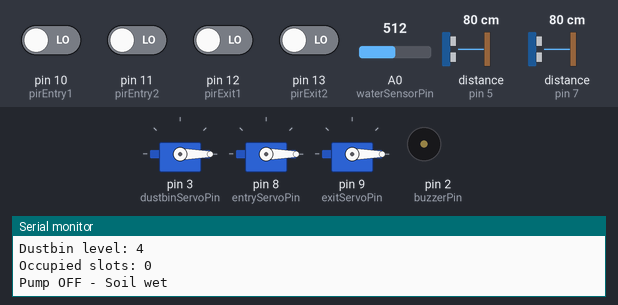
Simulated run of this sketch. Board: Arduino Uno, built with avr-gcc and run on an emulated ATmega328P. Shown: 3 × servo, buzzer (waves = sounding, pin HIGH), the last lines printed to the serial monitor. Wiring (inferred from the names in the program): 2 × ultrasonic range finder: trigger pin 4, echo pin 5 / trigger pin 6, echo pin 7. Inputs (shaded band) come from the test bench; at power-on: pin 10 (pirEntry1), pin 11 (pirEntry2), pin 12 (pirExit1), pin 13 (pirExit2) LOW, A0 (waterSensorPin) = 512, distance to the obstacle (sensors on pin 5, pin 7) 80 cm. The echo pulse lasts 58.3 µs per cm; pins used as bus, display or sensor lines are not drawn.

Above: at 2.3 s.
2.4 s: pin 10 (pirEntry1) driven HIGH
At 3.7 s:
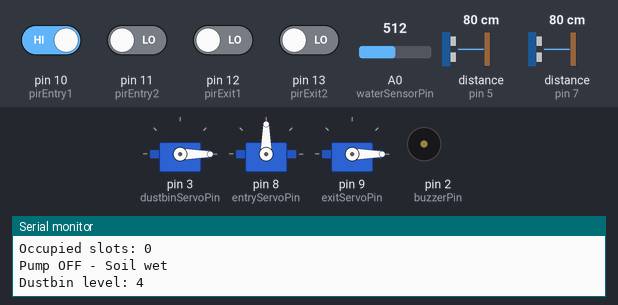
7.5 s: pin 12 (pirExit1) driven HIGH
At 12.2 s:
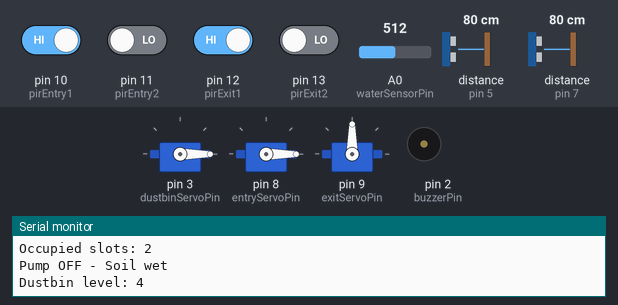
18.6 s: pin 11 (pirEntry2) driven HIGH
Timing chart, 0 to 24.8 s (numbered marks = the images above; inputs shaded):
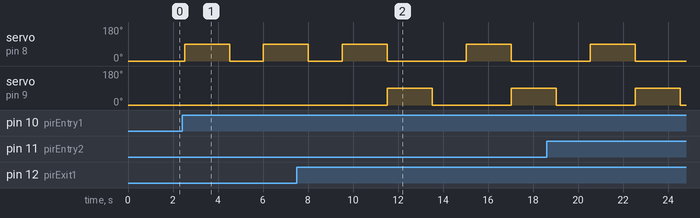

The sketch:

HOME5a.ino
```cpp
#include <Servo.h>

// ------------------- AUTOMATIC DUSTBIN -------------------

// Dustbin servo
Servo dustbinServo;
int dustbinServoPin = 3;

// Ultrasonic sensors for dustbin
const int trigBinPin = 4;
const int echoBinPin = 5;       // For object detection (lid)
const int trigLevelPin = 6;
const int echoLevelPin = 7;     // For fill level detection

// Dustbin variables
const int dustbinHeight = 8; // in cm
int dustbinLevel = 0; // 0: empty, 1: quarter, 2: half, 3: three-quarter, 4: full
bool lidOpen = false;

// ------------------- SMART PARKING -------------------

// Parking servos
Servo entryServo;
Servo exitServo;
int entryServoPin = 8;
int exitServoPin = 9;

// PIR sensors
const int pirEntry1 = 10;
const int pirEntry2 = 11;
const int pirExit1 = 12;
const int pirExit2 = 13;

// Parking variables
int totalSlots = 4;
int occupiedSlots = 0;
const int buzzerPin = 2;

// ------------------- SMART IRRIGATION -------------------

// Water/soil sensor
const int waterSensorPin = A0;
const int pumpRelayPin = 7; // Relay connected to pump

// ------------------- SETUP -------------------
void setup() {
  Serial.begin(9600);

  // Dustbin setup
  dustbinServo.attach(dustbinServoPin);
  pinMode(trigBinPin, OUTPUT);
  pinMode(echoBinPin, INPUT);
  pinMode(trigLevelPin, OUTPUT);
  pinMode(echoLevelPin, INPUT);

  // Parking setup
  entryServo.attach(entryServoPin);
  exitServo.attach(exitServoPin);
  pinMode(pirEntry1, INPUT);
  pinMode(pirEntry2, INPUT);
  pinMode(pirExit1, INPUT);
  pinMode(pirExit2, INPUT);
  pinMode(buzzerPin, OUTPUT);

  // Irrigation setup
  pinMode(waterSensorPin, INPUT);
  pinMode(pumpRelayPin, OUTPUT);

  // Initialize servos
  dustbinServo.write(0);
  entryServo.write(0);  // Closed
  exitServo.write(0);   // Closed
}

// ------------------- HELPER FUNCTIONS -------------------

// Measure distance from ultrasonic sensor
long measureDistance(int trigPin, int echoPin){
  digitalWrite(trigPin, LOW);
  delayMicroseconds(2);
  digitalWrite(trigPin, HIGH);
  delayMicroseconds(10);
  digitalWrite(trigPin, LOW);
  long duration = pulseIn(echoPin, HIGH);
  long distance = duration * 0.034 / 2;
  return distance;
}

// Dustbin lid control
void controlDustbinLid() {
  long objectDist = measureDistance(trigBinPin, echoBinPin);
  long fillDist = measureDistance(trigLevelPin, echoLevelPin);

  // Determine fill level
  if(fillDist >= dustbinHeight*0.75) dustbinLevel = 0; // empty
  else if(fillDist >= dustbinHeight*0.5) dustbinLevel = 1; // quarter
  else if(fillDist >= dustbinHeight*0.25) dustbinLevel = 2; // half
  else if(fillDist > 0) dustbinLevel = 3; // three-quarter
  else dustbinLevel = 4; // full

  Serial.print("Dustbin level: ");
  Serial.println(dustbinLevel);

  // Control lid
  if(objectDist <= 5 && dustbinLevel < 4) {
    if(!lidOpen) {
      dustbinServo.write(90);
      lidOpen = true;
    }
  } else {
    if(lidOpen) {
      dustbinServo.write(0);
      lidOpen = false;
    }
  }
}

// Smart parking control
void controlParking() {
  bool entryDetected = digitalRead(pirEntry1) || digitalRead(pirEntry2);
  bool exitDetected = digitalRead(pirExit1) || digitalRead(pirExit2);

  // Entry logic
  if(entryDetected) {
    if(occupiedSlots < totalSlots) {
      entryServo.write(90); // Open
      delay(2000);
      entryServo.write(0);  // Close
      occupiedSlots++;
    } else {
      digitalWrite(buzzerPin, HIGH); // Parking full
      delay(500);
      digitalWrite(buzzerPin, LOW);
    }
  }

  // Exit logic
  if(exitDetected && occupiedSlots > 0) {
    exitServo.write(90); // Open
    delay(2000);
    exitServo.write(0);  // Close
    occupiedSlots--;
  }

  Serial.print("Occupied slots: ");
  Serial.println(occupiedSlots);
}

// Smart irrigation control
void controlIrrigation() {
  int waterLevel = analogRead(waterSensorPin);

  if(waterLevel < 500) { // adjust threshold depending on sensor
    digitalWrite(pumpRelayPin, HIGH); // Pump ON
    Serial.println("Pump ON - Soil dry");
  } else {
    digitalWrite(pumpRelayPin, LOW);  // Pump OFF
    Serial.println("Pump OFF - Soil wet");
  }
}

// ------------------- LOOP -------------------
void loop() {
  controlDustbinLid();
  controlParking();
  controlIrrigation();
  delay(500); // Small delay for stability
}
```

Measured:
- after the input at 2.4 s, servo on pin 8 (entryServoPin): 0° → 90° after 0.11 s, → 0° 2.0 s later, → 90° 1.5 s later
- after the input at 7.5 s, pin 2 (buzzerPin): stays LOW (without the input it goes to HIGH after 9.0 s); servo on pin 9 (exitServoPin): 0° → 90° after 4.0 s, → 0° 2.0 s later, → 90° 3.5 s later
